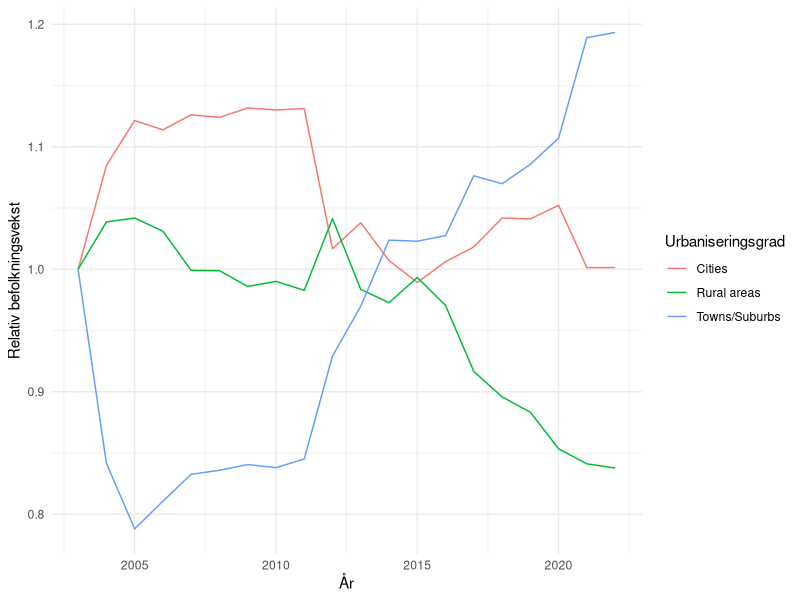
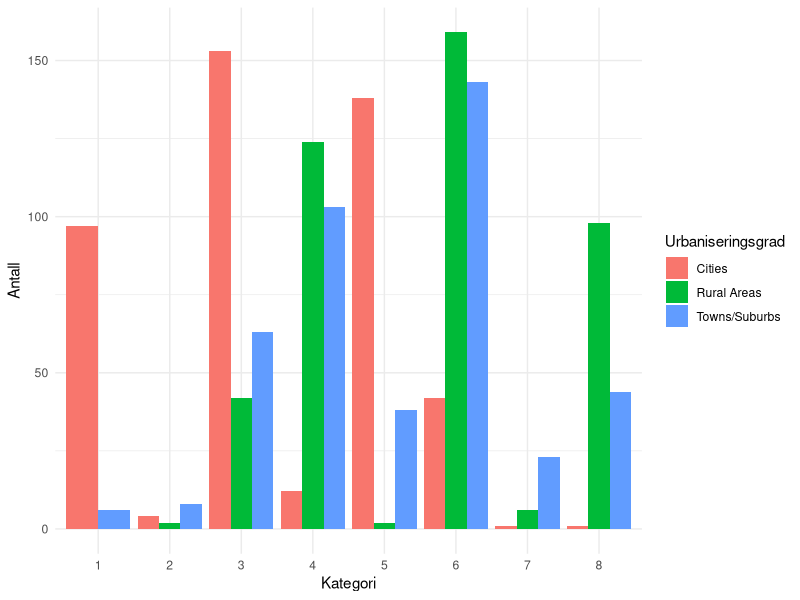
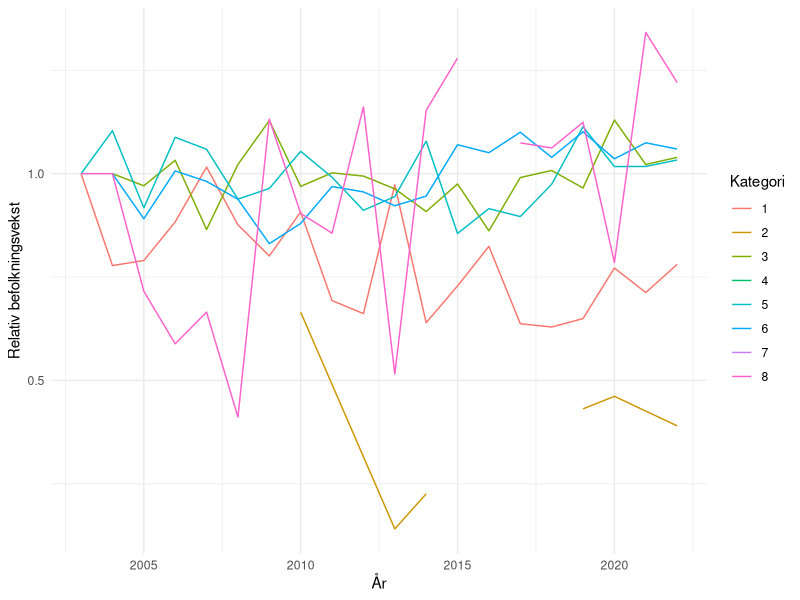
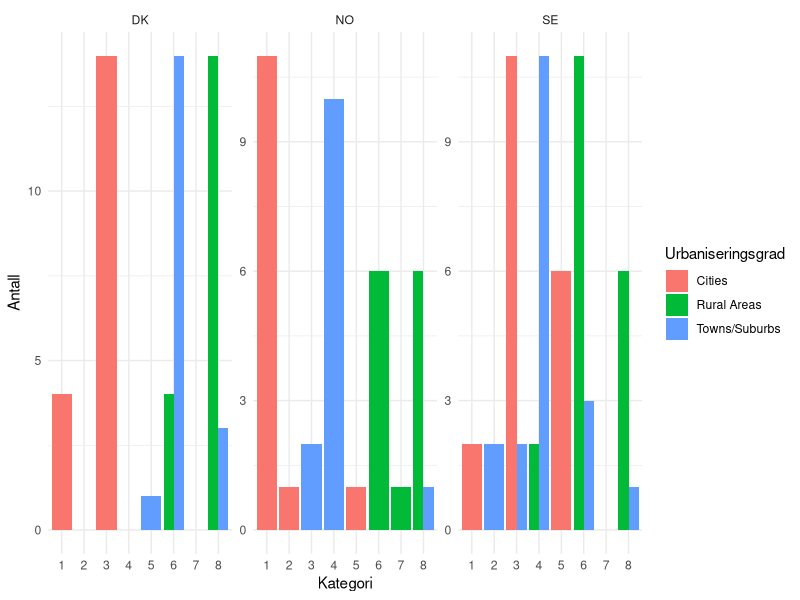
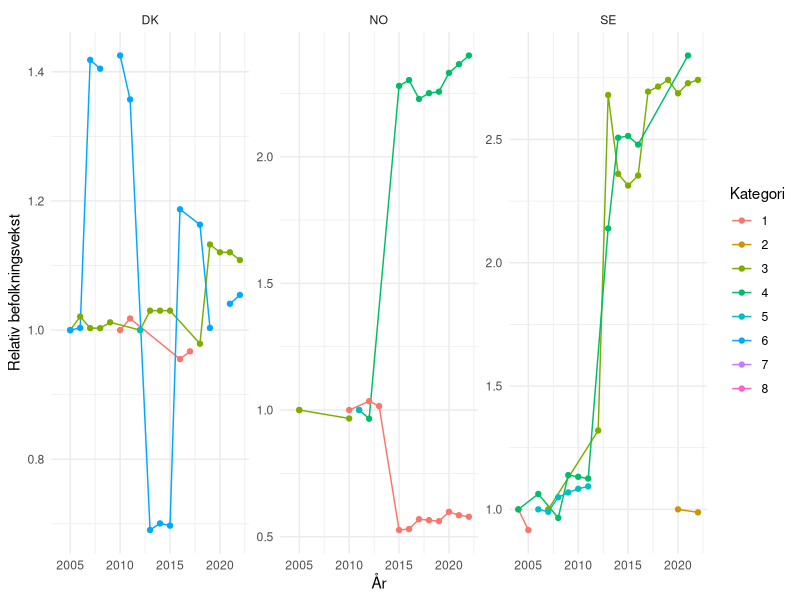

Recreate these plots in R, in order.
## ---- chunk 1
#| label: setup 
#| echo: false
#| output: false
#| message: false
library(tidyverse)
library(readxl)
library(dplyr)
library(ggplot2)
library(flextable)
## ---- chunk 2
#| echo: false
#| message: false
data <- read_csv("ilc_lvho01__custom_9371289_linear.csv") 
## ---- chunk 3
#| echo: false
data <- data |>
  select(geo, deg_urb, TIME_PERIOD, OBS_VALUE) |>
  filter(!(geo %in% c("LV", "MK", "HR", "RO", "RS", "CH", "AL", "IS"))) |>
  mutate(deg_urb = case_when(
    deg_urb == "DEG1" ~ "Cities",
    deg_urb == "DEG2" ~ "Towns/Suburbs",
    deg_urb == "DEG3" ~ "Rural areas"
  ))
## ---- chunk 4
#| echo: false
#| message: false
#| label: fig-gjsnitt-befolkning
#| fig-cap: "Relativ befolkningsvekst i perioden 2003-2022 fordelt på urbaniseringsgradene; cities, towns/suburbs, rural areas."

data %>%
  group_by(deg_urb, TIME_PERIOD) %>%
  summarise(mean_value = mean(OBS_VALUE)) %>%
  mutate(demeaned_value = mean_value/first(mean_value)) %>%
  ggplot(aes(x = TIME_PERIOD, y = demeaned_value, color = deg_urb)) +
  geom_line() +
  labs(x = "År",
       y = "Relativ befolkningsvekst",
       color = "Urbaniseringsgrad") +
  theme_minimal()

## ---- chunk 5
#| echo: false
subset_deg1 <- data |> 
  filter(deg_urb == "Cities")

subset_deg2 <- data |> 
  filter(deg_urb == "Towns/Suburbs")

subset_deg3 <- data |> 
  filter(deg_urb == "Rural areas")
## ---- chunk 6
#| echo: false
summary_deg1 <- subset_deg1 %>%
  summarise(
    min = sprintf("%.2f", min(OBS_VALUE)),
    median = sprintf("%.2f", median(OBS_VALUE)),
    mean = sprintf("%.2f", mean(OBS_VALUE)),
    max = sprintf("%.2f", max(OBS_VALUE)),
    variance = sprintf("%.2f", var(OBS_VALUE)),
    std.dev = sprintf("%.2f", sd(OBS_VALUE))
  ) 

summary_deg2 <- subset_deg2 %>%
  summarise(
    min = sprintf("%.2f", min(OBS_VALUE)),
    median = sprintf("%.2f", median(OBS_VALUE)),
    mean = sprintf("%.2f", mean(OBS_VALUE)),
    max = sprintf("%.2f", max(OBS_VALUE)),
    variance = sprintf("%.2f", var(OBS_VALUE)),
    std.dev = sprintf("%.2f", sd(OBS_VALUE))
  )

summary_deg3 <- subset_deg3 %>%
  summarise(
    min = sprintf("%.2f", min(OBS_VALUE)),
    median = sprintf("%.2f", median(OBS_VALUE)),
    mean = sprintf("%.2f", mean(OBS_VALUE)),
    max = sprintf("%.2f", max(OBS_VALUE)),
    variance = sprintf("%.2f", var(OBS_VALUE)),
    std.dev = sprintf("%.2f", sd(OBS_VALUE))
  )
## ---- chunk 7
#| echo: false
#| label: tbl-summary-degurb
#| tbl-cap: "Deskriptiv statistikk for befolkningsutviklingen i de tre urbaniseringsgradene: cities, towns/suburbs, rural areas."
summary_degurb <- bind_rows(
  mutate(summary_deg1, region = "Cities"),
  mutate(summary_deg2, region = "Towns/Suburbs"),
  mutate(summary_deg3, region = "Rural Areas")
) %>%
  select(region, everything()
) %>%
  flextable() |>
  width(1, width = 1.5) |> 
  width(2, width = 0.8)

summary_degurb
## ---- chunk 8
#| echo: false
#| message: false
data1 <- read_csv("arbeidskraft.csv") |> 
  select(arbeidsvekst = OBS_VALUE, geo, age, deg_urb, TIME_PERIOD)

data2 <- read_csv("arbeidsledighet1.csv") |> 
  select(arbeidsledig = OBS_VALUE, geo,age, deg_urb, TIME_PERIOD)

data3 <- read_csv("huspris.csv") |> 
  select(huspris = OBS_VALUE, geo, deg_urb, TIME_PERIOD)
## ---- chunk 9
#| echo: false
arbeidsvekst <- data1 |>
  filter(age == "Y15-64") |>
  filter(!(geo %in% c("LV", "MK", "HR", "RO", "RS", "CH", "AL", "IS"))) |>
  mutate(deg_urb = case_when(
    deg_urb == "DEG1" ~ "Cities",
    deg_urb == "DEG2" ~ "Towns/Suburbs",
    deg_urb == "DEG3" ~ "Rural Areas",
    TRUE ~ as.character(deg_urb)
  ))
## ---- chunk 10
#| echo: false
arbeidsledig <- data2 |> 
  filter(age == "Y15-64") |>
  filter(!(geo %in% c("LV", "MK", "HR", "RO", "RS", "CH", "AL", "IS"))) |>
  mutate(deg_urb = case_when(
    deg_urb == "DEG1" ~ "Cities",
    deg_urb == "DEG2" ~ "Towns/Suburbs",
    deg_urb == "DEG3" ~ "Rural Areas",
    TRUE ~ as.character(deg_urb) 
  ))
## ---- chunk 11
#| echo: false
huspris <- data3 |> 
  filter(!(geo %in% c("LV", "MK", "HR", "RO", "RS", "CH", "AL", "IS"))) |>
  mutate(deg_urb = case_when(
    deg_urb == "DEG1" ~ "Cities",
    deg_urb == "DEG2" ~ "Towns/Suburbs",
    deg_urb == "DEG3" ~ "Rural Areas",
    TRUE ~ as.character(deg_urb)  # Beholder andre verdier uendret
  ))
## ---- chunk 12
#| echo: false
join <- arbeidsvekst |> 
  left_join(arbeidsledig, join_by(geo, TIME_PERIOD, deg_urb))

join1 <- join |> 
  left_join(huspris, join_by(geo, TIME_PERIOD, deg_urb))

maindata <- join1 |> 
  left_join(data, join_by(geo, TIME_PERIOD, deg_urb)) |>
  select(geo, deg_urb, TIME_PERIOD, OBS_VALUE, arbeidsledig, arbeidsvekst, huspris)
## ---- chunk 13
#| echo: false
maindata <- maindata %>%
  group_by(geo, TIME_PERIOD) %>%
  mutate(arb.ledig.geo.mean = mean(arbeidsledig, na.rm = TRUE), huspris.geo.mean = mean(huspris, na.rm = TRUE), arb.vekst.geo.mean = mean(arbeidsvekst, na.rm = TRUE))
## ---- chunk 14
#| echo: false
maindata <- maindata %>%
  mutate(classification = case_when(
    arbeidsledig > arb.ledig.geo.mean & arbeidsvekst > arb.vekst.geo.mean & huspris > huspris.geo.mean ~ "1.høy arbeisledighet, høy arbeidsvekst, høy huspris",
    arbeidsledig > arb.ledig.geo.mean & arbeidsvekst > arb.vekst.geo.mean & huspris <= huspris.geo.mean ~ "2.høy arbeisledighet, høy arbeidsvekst, lav huspris",
    arbeidsledig > arb.ledig.geo.mean & arbeidsvekst <= arb.vekst.geo.mean & huspris > huspris.geo.mean ~ "3.høy arbeisledighet, lav arbeidsvekst, høy huspris",
    arbeidsledig > arb.ledig.geo.mean & arbeidsvekst <= arb.vekst.geo.mean & huspris <= huspris.geo.mean ~ "4.høy arbeisledighet, lav arbeidsvekst, lav huspris",
    arbeidsledig <= arb.ledig.geo.mean & arbeidsvekst > arb.vekst.geo.mean & huspris > huspris.geo.mean ~ "5.lav arbeisledighet, høy arbeidsvekst, høy huspris",
    arbeidsledig <= arb.ledig.geo.mean & arbeidsvekst > arb.vekst.geo.mean & huspris <= huspris.geo.mean ~ "6.lav arbeisledighet, høy arbeidsvekst, lav huspris",
    arbeidsledig <= arb.ledig.geo.mean & arbeidsvekst <= arb.vekst.geo.mean & huspris > huspris.geo.mean ~ "7.lav arbeisledighet, lav arbeidsvekst, høy huspris",
    arbeidsledig <= arb.ledig.geo.mean & arbeidsvekst <= arb.vekst.geo.mean & huspris <= huspris.geo.mean ~ "8. lav arbeisledighet, lav arbeidsvekst, lav huspris")
  )  %>%
  filter(!is.na(classification))
## ---- chunk 15
#| echo: false
maindata <- maindata %>%
  mutate(classification_nr = case_when(
    arbeidsledig > arb.ledig.geo.mean & arbeidsvekst > arb.vekst.geo.mean & huspris > huspris.geo.mean ~ "1",
    arbeidsledig > arb.ledig.geo.mean & arbeidsvekst > arb.vekst.geo.mean & huspris <= huspris.geo.mean ~ "2",
    arbeidsledig > arb.ledig.geo.mean & arbeidsvekst <= arb.vekst.geo.mean & huspris > huspris.geo.mean ~ "3",
    arbeidsledig > arb.ledig.geo.mean & arbeidsvekst <= arb.vekst.geo.mean & huspris <= huspris.geo.mean ~ "4",
    arbeidsledig <= arb.ledig.geo.mean & arbeidsvekst > arb.vekst.geo.mean & huspris > huspris.geo.mean ~ "5",
    arbeidsledig <= arb.ledig.geo.mean & arbeidsvekst > arb.vekst.geo.mean & huspris <= huspris.geo.mean ~ "6",
    arbeidsledig <= arb.ledig.geo.mean & arbeidsvekst <= arb.vekst.geo.mean & huspris > huspris.geo.mean ~ "7",
    arbeidsledig <= arb.ledig.geo.mean & arbeidsvekst <= arb.vekst.geo.mean & huspris <= huspris.geo.mean ~ "8")
  )  %>%
  filter(!is.na(classification)) 
## ---- chunk 16
#| echo: false
maindata <- maindata %>%
  select(geo, deg_urb, TIME_PERIOD, OBS_VALUE, arbeidsledig, arbeidsvekst, huspris, arb.ledig.geo.mean, arb.vekst.geo.mean, huspris.geo.mean, classification_nr, classification)
## ---- chunk 17
#| echo: false
#| message: false
#| label: fig-stolpediagram
#| fig-cap: "Urbaniseringsgradene cities, towns/suburbs og rural areas fordelt på kategoriene i klassifiseringsmetodikken av Andresson, Håkonsen og Thorsen (2023)."
stolpediagram <- ggplot(maindata, aes(x = as.factor(classification_nr), fill = deg_urb)) +
  geom_bar(position = "dodge", stat = "count") +
  labs(x = "Kategori",
       y = "Antall",
       fill = "Urbaniseringsgrad") +
  theme_minimal()

# Vis stolpediagrammet
print(stolpediagram)
## ---- chunk 18
#| echo: false
#| message: false
#| warning: false
#| label: fig-linjediagram
#| fig-cap: "Relativ befolkningsvekst i kategoriene i klassifiseringsmetodikken til Andresson, Håkonsen og Thorsen (2023) i perioden 2003 til 2022"
maindata %>%
  group_by(classification_nr, TIME_PERIOD) %>%
  summarise(mean_value = mean(OBS_VALUE, na.rm = TRUE)) %>%
    mutate(demeaned_value = mean_value/first(mean_value)) %>%
  ggplot(aes(x = TIME_PERIOD, y = demeaned_value, color = classification_nr)) +
  geom_line() +
  labs(x = "År",
       y = "Relativ befolkningsvekst",
       color = "Kategori") +
  theme_minimal()
## ---- chunk 19
#| echo: false
#| message: false
#| label: fig-stolpediagram2
#| fig-cap: "Urbaniseringsgradene cities, towns/suburbs og rural areas fordelt på kategoriene i klassifiseringsmetodikken av Andresson, Håkonsen og Thorsen (2023) for Danmark, Norge og Sverige."

stolpediagram_facet <- ggplot(filter(maindata, geo %in% c("NO", "SE", "DK")), aes(x = as.factor(classification_nr), fill = deg_urb)) +
  geom_bar(position = "dodge", stat = "count") +
  labs(x = "Kategori",
       y = "Antall",
       fill = "Urbaniseringsgrad") +
  theme_minimal() +
  facet_wrap(~ geo, scales = "free_y")

# Vis stolpediagrammet med faceting
print(stolpediagram_facet)

## ---- chunk 20
#| echo: false
#| message: false
#| warning: false
#| label: fig-skandinavia
#| fig-cap: "Relativ befolkningsvekst i kategoriene i klassifiseringsmetodikken til Andresson, Håkonsen og Thorsen (2023) i perioden 2003 til 2022 for Danmark, Norge og Sverige"

maindata %>%
  filter(geo %in% c("DK", "NO", "SE")) %>%
  group_by(geo, classification_nr, TIME_PERIOD) %>%
  summarise(mean_value = mean(OBS_VALUE, na.rm = TRUE)) %>%
  mutate(demeaned_value = mean_value / first(mean_value)) %>%
  ggplot(aes(x = TIME_PERIOD, y = demeaned_value, color = classification_nr)) +
  geom_line() +
  geom_point() +
  labs(x = "År",
       y = "Relativ befolkningsvekst",
       color = "Kategori") +
  theme_minimal() +
  facet_wrap(~geo, scales = "free_y")
